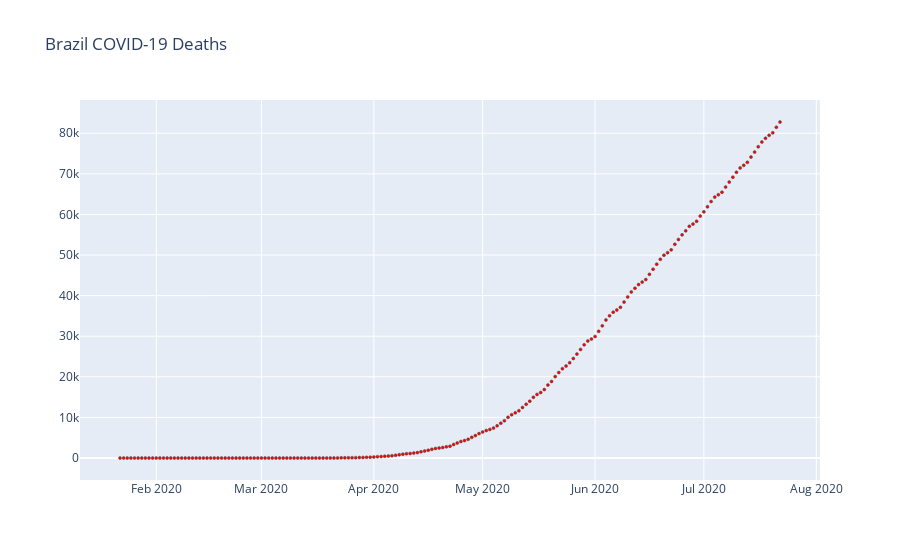

Notebook code for this chart:
### Markdown cell above
### Plot Brazil deaths

### Code cell
fig = go.Figure()

fig.add_trace(go.Scatter(
    x=df_covid_br.index, y=df_covid_br['Deaths'],
    name='Death cases',
    marker_color='red'
))

# Set options common to all traces with fig.update_traces
fig.update_traces(mode='markers', marker_line_width=.5, marker_size=3)
fig.update_layout(title='Brazil COVID-19 Deaths')


fig.show()

print("Last data (" + str(df_covid_br.index[-1]) + "):")
print("Death cases:" + str(df_covid_br['Deaths'][-1]))

### Figure 1 — Plotly figure (JSON) as saved in the notebook; plotly's stock layout.template omitted (floating-point values rounded to 4 significant figures; data arrays with more than 128 entries replaced by an {"elided": "..."} marker saying what was removed)
{"data": [{"marker": {"color": "red", "line": {"width": 0.5}, "size": 3}, "mode": "markers", "name": "Death cases", "type": "scatter", "x": {"elided": "183 str values"}, "y": {"elided": "183 int values"}}], "layout": {"title": {"text": "Brazil COVID-19 Deaths"}}}
